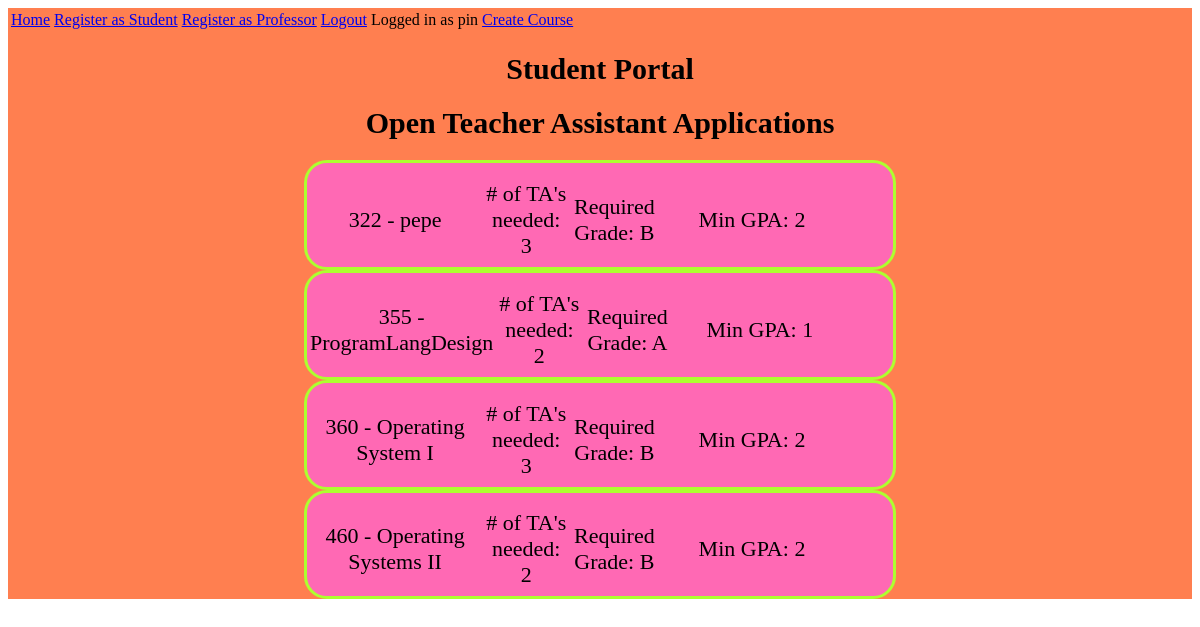
The page /index (signed in) on the database its author committed.
### app/models.py (models this page shows, shortened)
class Student(UserMixin, db.Model):
    id = db.Column(db.Integer, primary_key=True)
    username = db.Column(db.String(32), unique=True)
    password_hash = db.Column(db.String(128))
    firstname = db.Column(db.String(64))
    lastname = db.Column(db.String(64))
    wsuid = db.Column(db.String(8), unique=True)
    email = db.Column(db.String(120), index=True, unique=True)
    phone = db.Column(db.String(10), unique=True)
    major = db.Column(db.Integer)
    c_gpa = db.Column(db.Float)
    grad_date = db.Column(db.String(32))
    pendingapps = db.relationship ('Course', secondary = applied,
                            primaryjoin=(applied.c.studentid == id),
                            backref=db.backref('applied', lazy='dynamic'), lazy='dynamic')

class Course(db.Model):
    id = db.Column(db.Integer, primary_key=True)
    coursenum = db.Column(db.String(3))
    title = db.Column(db.String(150))
    num_ta = db.Column(db.Integer, default = 1)
    min_gpa = db.Column(db.Float)
    min_grade = db.Column(db.Integer)
    ta_apps = db.relationship ('Student', secondary = applied,
                            primaryjoin=(applied.c.courseid == id),
                            backref=db.backref('applied', lazy='dynamic'), lazy='dynamic')

### app/routes.py (the view)
@app.route('/', methods=['GET'])
@app.route('/index', methods=['GET'])
@login_required
def index():
    courses = Course.query.order_by(Course.coursenum).all()
    return render_template('studentInterface.html', courses=courses)

### app/models.py (called while the page is built)
@login.user_loader
def load_user(id):
    return Student.query.get(int(id))

### app/templates/studentInterface.html
{% extends "base.html" %}
{% block content %}
    <h1 class="si">Student Portal</h1>
    <h1 class="si">Open Teacher Assistant Applications</h1>
    {% for course in courses %}
        {% include '_course.html' %}
    {% endfor %}
{% endblock %}

### app/templates/base.html (shortened to what this page needs)
<html>
    <head>
    <link href="{{ url_for('static', filename='css/main.css') }}" rel="stylesheet">
    </head>
<body>
  <div class = "nav-container">
      <table>
        <td><a href="{{ url_for('index') }}" class="button">Home</a></td>
        <td><a href="{{ url_for('studregister') }}" class="button">Register as Student</a></td>
        <td><a href="{{ url_for('profregister') }}" class="button">Register as Professor</a></td>
        {% if current_user.is_anonymous %}
            <td><a href="{{ url_for('login') }}" class = "button"> Login </a></td>
        {% else %}
            <td><a href="{{ url_for('logout') }}" class = "button"> Logout </a></td>
            <td>Logged in as {{ current_user.username }} </td>
        {% endif %}
        <td><a href="{{ url_for('createclass') }}" class = "button"> Create Course </a></td>
        </table>
      {% block content %} {% endblock %}
  </div>
</body>
</html>

### app/templates/_course.html (shortened to what this page needs)
<table class="coursetable" padding="2px">
    <tr>
        <td width="30%">{{ course.coursenum }} - {{ course.title }}</td>
            <td width="15%"># of TA's needed: {{ course.num_ta }}</td>
            <td width="15%">Required Grade: {% if course.min_grade == 1 %}
                                            {{ 'A' }}
                                            {% endif %}
                                            {% if course.min_grade == 2 %}
                                            {{ 'B' }}
                                            {% endif %}
            </td>
            <td width="15">Min GPA: {{ course.min_grade }} </td>
            <td width="10">
            </td>
        </tr>
    </table>

### app/static/css/main.css (style rules this page uses)
.nav-container { background-color: #FF7F50; }
.coursetable { text-align : center; border : 1px black solid; width : 50%; position: center; height : 14%; font-size : 22px; border: 3px solid greenyellow; background-color: hotpink; border-radius: 23px; padding-top : 10px; margin-left: auto; margin-right: auto; }
.si { margin-left: auto; margin-right: auto; font-size: 30px; text-align: center; }

### rows shown on the page
Student: username "pin"
Course: coursenum "322", title "pepe", num_ta "3", value "B", min_grade "2"
Course: coursenum "355", title "ProgramLangDesign", num_ta "2", value "A", min_grade "1"
Course: coursenum "360", title "Operating System I", num_ta "3", value "B", min_grade "2"
Course: coursenum "460", title "Operating Systems II", num_ta "2", value "B", min_grade "2"
